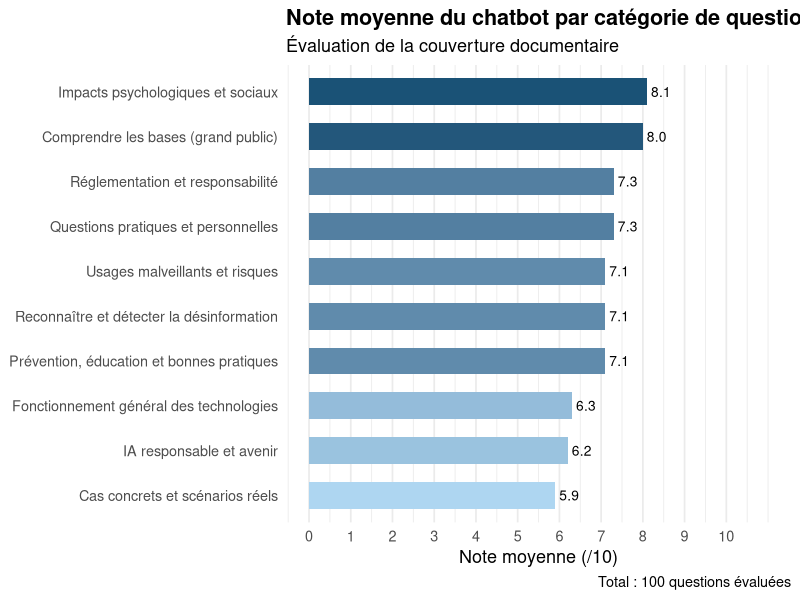
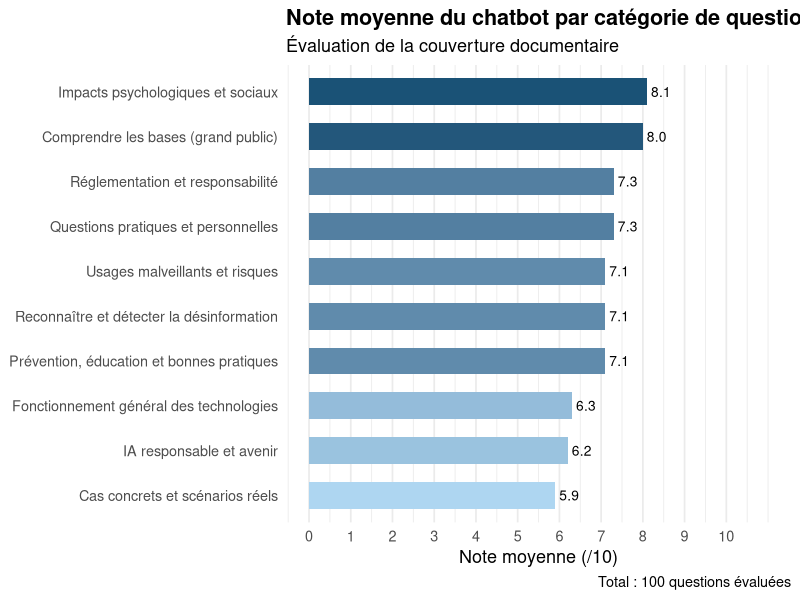

R code for these plots, in order:
library(dplyr)
library(ggplot2)

df <- read.csv("coverage.csv", encoding = "UTF-8")

moyennes <- df |>
  group_by(categorie) |>
  summarise(
    note_moyenne = mean(note, na.rm = TRUE),
    n_questions  = n()
  ) |>
  arrange(desc(note_moyenne))

print(moyennes)

ggplot(moyennes, aes(x = reorder(categorie, note_moyenne), y = note_moyenne, fill = note_moyenne)) +
  geom_col(width = 0.6) +
  geom_text(
    aes(label = sprintf("%.1f", note_moyenne)),
    hjust = -0.2, size = 3.5
  ) +
  coord_flip() +
  scale_fill_gradient(low = "#AED6F1", high = "#1A5276", guide = "none") +
  scale_y_continuous(limits = c(0, 11), breaks = 0:10) +
  labs(
    title    = "Note moyenne du chatbot par catégorie de questions",
    subtitle = "Évaluation de la couverture documentaire",
    x        = NULL,
    y        = "Note moyenne (/10)",
    caption  = paste("Total :", nrow(df), "questions évaluées")
  ) +
  theme_minimal(base_size = 13) +
  theme(
    plot.title    = element_text(face = "bold"),
    panel.grid.major.y = element_blank()
  )

ggsave("coverage.png", width = 10, height = 6, dpi = 150)
message("Graphique sauvegardé : coverage.png")
